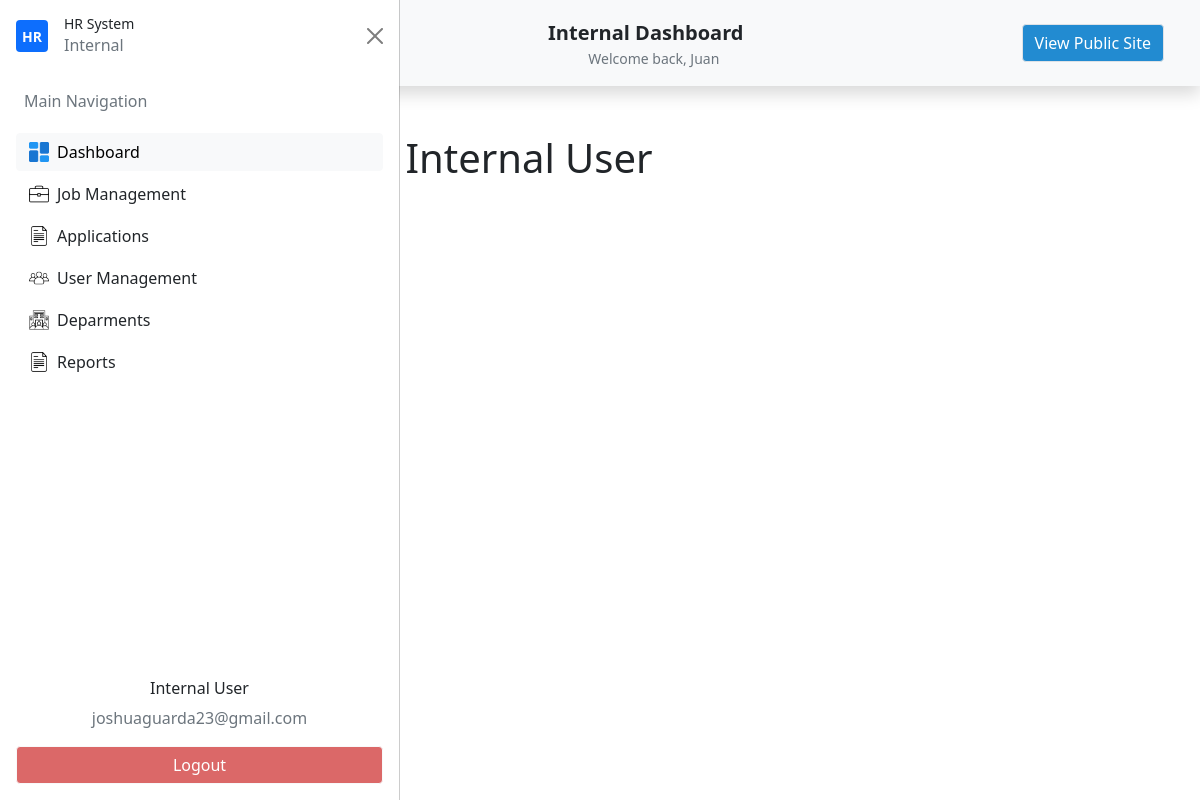
The page /internal-dashboard/ (signed in) on the database its author committed.
### my_app/models.py (models this page shows, shortened)
class Usertype(db.Model):
    id = db.Column(db.Integer(),primary_key=True)
    name=db.Column(db.String(length=30),unique=True,nullable=False)
    user_type=db.relationship('Users',backref='desig_user',lazy=True)
    def __str__(self):
        return self.name

class Users(db.Model,UserMixin):
    id = db.Column(db.Integer(),primary_key=True)
    firstname=db.Column(db.String(length=30),nullable=False)
    lastname=db.Column(db.String(length=30),nullable=False)
    email_address=db.Column(db.String(length=51),nullable=False)
    password_hash=db.Column(db.String(length=30),nullable=False)
    address_1 = db.Column(db.String(length=120),nullable=True)
    address_2 = db.Column(db.String(length=100),nullable=True)
    brgy_id = db.Column(db.String(),nullable=True)
    munci_id = db.Column(db.String(),nullable=True)
    prov_id = db.Column(db.String(),nullable=True)
    zipcode = db.Column(db.String(),nullable=True)
    mobile_number = db.Column(db.String(length=11),nullable=True)
    phone_number = db.Column(db.String(length=8),nullable=True)
    profile_picture =db.Column(db.String(),nullable=True)
    department_id =db.Column(db.Integer(),db.ForeignKey('department.id'))
    department = db.relationship('Department')
    user_type_id = db.Column(db.Integer(),db.ForeignKey('usertype.id'))
    user_type = db.relationship('Usertype')
    creation_date = db.Column(db.Date(),nullable=False)
    write_date =  db.Column(db.Date(),nullable=False)
    @property
    def password(self):
        raise AttributeError("Password is write-only.")

### my_app/routes.py (the view)
@app.route('/internal-dashboard/')
@login_required
def internal_dashboard():
    if current_user.user_type.name != "internal":
        return redirect(url_for("home_page"))
    return render_template('internal/internal_dashboard.html',show_navbar=False)

### my_app/models.py (called while the page is built)
@login_manager.user_loader
def load_user(user_id):
    return Users.query.get(int(user_id))

### my_app/templates/internal/internal_dashboard.html
{% extends "dashboard/base_dashboard.html"%}
{% block nav%}
<li class="nav-item">
    <button id="nav-btn" type="button" class="btn btn-light fw-normal border" onclick="location.href='{{ url_for('home_page') }}'">
    View Public Site
    </button>
</li>
{% endblock%}
{% block section %}
<div class="container p-5">
    <h1>Hello Internal User</h1>
</div>
{% endblock%}

### my_app/templates/dashboard/base_dashboard.html (shortened to what this page needs)
{% extends "base.html"%}
{% block content %}
    <nav class="navbar navbar-expand-lg navbar-light bg-light shadow p-4 custom-nav-class">
        <div class="container">
            {% if current_user.user_type.name=='admin' or current_user.user_type.name=='internal'%}
                <div class="d-flex w-100 justify-content-between align-items-center position-relative">
                    <button class="btn btn-light d-flex justify-content-center align-items-center p-2 dashboard_side_btn" type="button" data-bs-toggle="offcanvas" data-bs-target="#offcanvasScrolling" aria-controls="offcanvasScrolling">
                    </button>
                    <div class="position-absolute start-50 translate-middle-x text-center">
                        <a class="navbar-brand fw-bold mb-0 text-dark" href="{{ url_for('admin_dashboard') }}">
                            <span>{{ current_user.user_type|capitalize }}</span> Dashboard
                        </a>
                        <div class="text-muted small">Welcome back, {{ current_user.firstname|capitalize }}</div>
                    </div>
                </div>
            {% endif %}
            <div class="collapse navbar-collapse justify-content-center custom-nav-list-dashboard text-nowrap" id="navbarNavAltMarkup">
                <ul class="navbar-nav ms-auto">
                    {% block nav%}
                    {% endblock%}
                </ul>
            </div>
        </div>
    </nav>
    {% if current_user.user_type.name=='admin' or current_user.user_type.name=='internal'%}
    <div class="offcanvas offcanvas-start" data-bs-scroll="true" data-bs-backdrop="false" tabindex="-1" id="offcanvasScrolling" aria-labelledby="offcanvasScrollingLabel">
        <div class="offcanvas-header">
            <div class="d-flex align-items-center gap-2">
                <div class="d-flex align-items-center justify-content-center bg-primary rounded me-2" style="width: 2rem; height: 2rem;">
                    <span class="text-white fw-bold small">HR</span>
                </div>
                <div id="hr-details">
                    <h2 class="fw-semibold small mb-0">HR System</h2>
                    <p class="text-muted text-xs mb-0">{{ current_user.user_type|capitalize }}</p>
                </div>
            </div>
            <button type="button" class="btn-close text-reset" data-bs-dismiss="offcanvas" aria-label="Close"></button>
        </div>
        <div class="offcanvas-body">
            <ul class="nav flex-column gap-1">
                <li class="nav-item">
                    <p class="text-muted text-start px-2">Main Navigation</p>
                </li>
                <li class="nav-item">
                    <button class="btn btn-light w-100 text-start d-flex align-items-center dashboard_side_btn" onclick="location.href='{{ url_for('admin_dashboard') }}'" >
                        <img src="{{ url_for('static', filename='builtin/icons/dashboard.png') }}" width="20" class="me-2">
                        Dashboard
                    </button>
                </li>
                <li class="nav-item">
                   <button class="btn  w-100 text-start d-flex align-items-center dashboard_side_btn">
                         <img src="{{ url_for('static', filename='builtin/icons/briefcase.png') }}" width="20" class="me-2">
                        Job Management
                    </button>
                </li>
                <li class="nav-item">
                    <button class="btn  w-100 text-start d-flex align-items-center dashboard_side_btn">
                         <img src="{{ url_for('static', filename='builtin/icons/file.png') }}" width="20" class="me-2">
                        Applications
                    </button>
                </li>
                <li class="nav-item">
                   <button class="btn  w-100 text-start d-flex align-items-center dashboard_side_btn" onclick="location.href='{{ url_for('admin_dashboard_manage_users') }}'">
                        <img src="{{ url_for('static', filename='builtin/icons/group.png') }}" width="20" class="me-2">
                        User Management
                    </button>
                </li>
                <li class="nav-item">
                   <button class="btn  w-100 text-start d-flex align-items-center dashboard_side_btn">
                         <img src="{{ url_for('static', filename='builtin/icons/corporation.png') }}" width="20" class="me-2">
                        Deparments
                    </button>
                </li>
                <li class="nav-item">
                   <button class="btn  w-100 text-start d-flex align-items-center dashboard_side_btn">
                         <img src="{{ url_for('static', filename='builtin/icons/file.png') }}" width="20" class="me-2">
                        Reports
                    </button>
                </li>
            </ul>
        </div>
        <div class="offcanvas-footer p-3">
            <div class="text-center">
                <h6>{{current_user.user_type|capitalize}} User</h6>
                <p class='text-muted'>{{current_user.email_address}}</p>
            </div>
            <button id="logout-btn" class="btn btn-light w-100" onclick="location.href='{{ url_for('logout_page') }}'">
                Logout
            </button>
        </div>
    </div>
    {% endif %}
    <section class="main-content">
    {% block section %}
    {% endblock%}
    </section>
{% endblock%}

### my_app/static/style.css (style rules this page uses)
* { padding: 0; margin: 0; box-sizing: border-box; }
#nav-btn { color: #ffffff; background-color: #228bd1; white-space: nowrap; }
#logout-btn { color: #ffffff; background-color: #db6868; white-space: nowrap; }
body.sidebar-open .navbar { margin-left: 250px; transition: margin 0.3s ease; }
body.sidebar-open .main-content { margin-left: 250px; transition: margin 0.3s ease; }
.main-content,.navbar { transition: margin 0.3s ease; }

### rows shown on the page
Usertype: user_type "Internal"
Users: firstname "Juan", email_address "joshuaguarda23@gmail.com"
